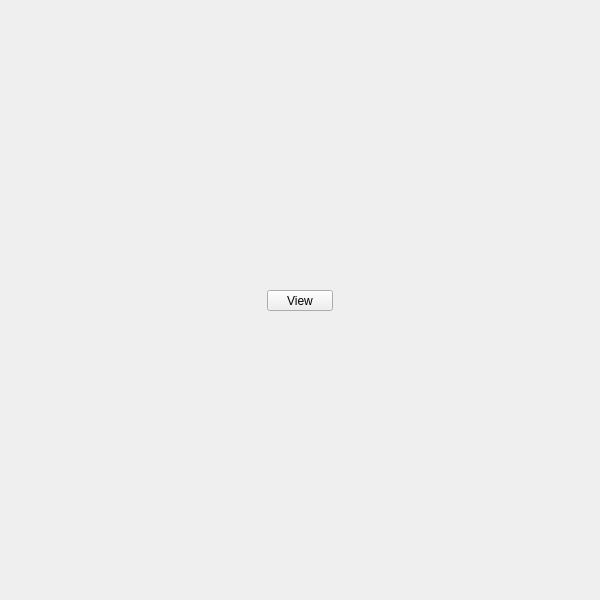
<?xml version="1.0" encoding="UTF-8"?>
<ui version="4.0">
 <class>QtUi</class>
 <widget class="QMainWindow" name="QtUi">
  <property name="geometry"><rect><x>0</x><y>0</y><width>600</width><height>600</height></rect></property>
  <property name="sizePolicy"><sizepolicy hsizetype="Ignored" vsizetype="Ignored"><horstretch>0</horstretch><verstretch>0</verstretch></sizepolicy></property>
  <property name="minimumSize"><size><width>0</width><height>0</height></size></property>
  <property name="maximumSize"><size><width>600</width><height>600</height></size></property>
  <property name="toolButtonStyle"><enum>Qt::ToolButtonIconOnly</enum></property>
  <property name="tabShape"><enum>QTabWidget::Triangular</enum></property>
  <property name="dockNestingEnabled"><bool>true</bool></property>
  <property name="dockOptions"><set>QMainWindow::AllowNestedDocks|QMainWindow::AllowTabbedDocks|QMainWindow::AnimatedDocks|QMainWindow::ForceTabbedDocks</set></property>
  <widget class="QWidget" name="widget">
   <property name="sizePolicy"><sizepolicy hsizetype="Ignored" vsizetype="Ignored"><horstretch>0</horstretch><verstretch>0</verstretch></sizepolicy></property>
   <widget class="MenuButton" name="i001">
    <property name="geometry">
     <rect><x>267</x><y>290</y><width>66</width><height>21</height></rect>
    </property>
    <property name="minimumSize"><size><width>0</width><height>21</height></size></property>
    <property name="maximumSize"><size><width>999</width><height>21</height></size></property>
    <property name="target"><string>view</string></property>
    <property name="text"><string>View</string></property>
   </widget>
  </widget>
 </widget>
 <customwidgets>
  <customwidget><class>MenuButton</class><extends>QPushButton</extends><header>widgets.menubutton.h</header></customwidget>
 </customwidgets>
 <resources/>
 <connections/>
</ui>
